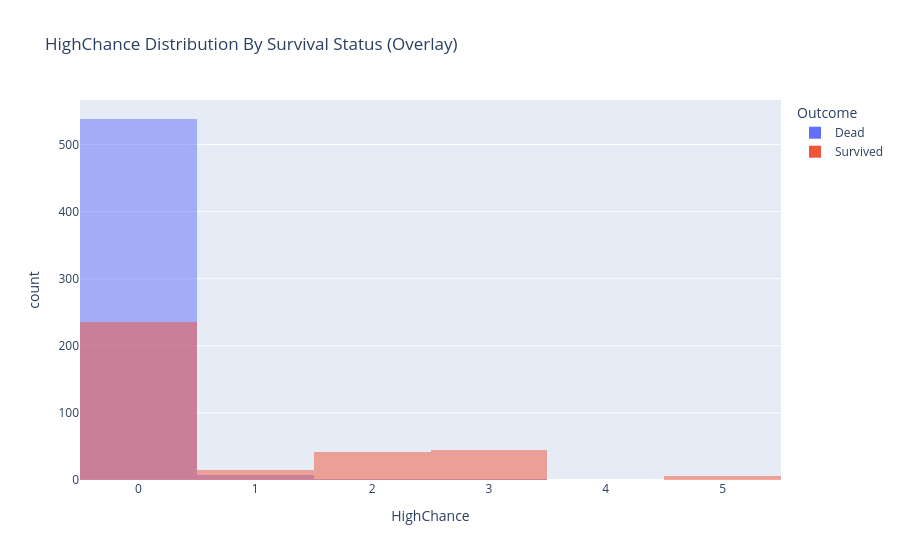

The code cell stored with this chart in its notebook:
### Code cell
import plotly.express as px

train_high = train.copy()

train_high["Outcome"] = train_high["Survived"].map({0: "Dead", 1: "Survived"})

fig = px.histogram(
    train_high,
    x="HighChance",
    color="Outcome",
    barmode="overlay",
    title="HighChance Distribution By Survival Status (Overlay)"
)

fig.show()

### Figure 1 — Plotly figure (JSON) as saved in the notebook; plotly's stock layout.template omitted (floating-point values rounded to 4 significant figures; data arrays with more than 128 entries replaced by an {"elided": "..."} marker saying what was removed)
{"data": [{"alignmentgroup": "True", "bingroup": "x", "hovertemplate": "Outcome=Dead<br>HighChance=%{x}<br>count=%{y}<extra></extra>", "legendgroup": "Dead", "marker": {"color": "#636efa", "opacity": 0.5, "pattern": {"shape": ""}}, "name": "Dead", "offsetgroup": "Dead", "orientation": "v", "showlegend": true, "type": "histogram", "x": {"elided": "549 int values"}, "xaxis": "x", "yaxis": "y"}, {"alignmentgroup": "True", "bingroup": "x", "hovertemplate": "Outcome=Survived<br>HighChance=%{x}<br>count=%{y}<extra></extra>", "legendgroup": "Survived", "marker": {"color": "#EF553B", "opacity": 0.5, "pattern": {"shape": ""}}, "name": "Survived", "offsetgroup": "Survived", "orientation": "v", "showlegend": true, "type": "histogram", "x": {"elided": "342 int values"}, "xaxis": "x", "yaxis": "y"}], "layout": {"barmode": "overlay", "legend": {"title": {"text": "Outcome"}, "tracegroupgap": 0}, "title": {"text": "HighChance Distribution By Survival Status (Overlay)"}, "xaxis": {"anchor": "y", "domain": [0, 1], "title": {"text": "HighChance"}}, "yaxis": {"anchor": "x", "domain": [0, 1], "title": {"text": "count"}}}}
